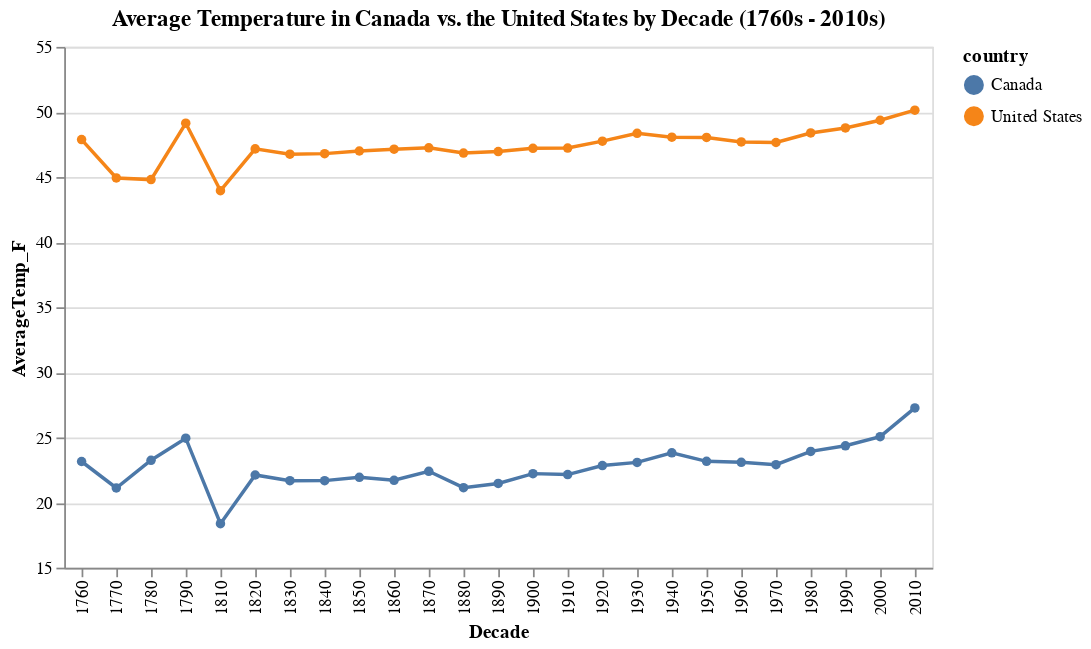

Write notebook code for a chart like this one.
### Code cell
canada_only_graph = alt.Chart(canada_only).mark_line(point = True).encode(
    x = 'Decade:O',
    y = alt.Y('AverageTemp_F:Q', scale = alt.Scale(domain = [15, 30])),
    
    color = 'country'
    
).properties(
    title = 'Average Temperature in Canada vs. the United States by Decade (1760s - 2010s)'
)

chart = (canada_only_graph + us_only_graph)
chart

### Figure 1 — Vega-Lite specification as saved in the notebook (floating-point values rounded to 4 significant figures)
{"config": {"view": {"continuousWidth": 300, "continuousHeight": 300}}, "layer": [{"data": {"name": "data-5ae71c218d24570b431803f65325c81e"}, "mark": {"type": "line", "point": true}, "encoding": {"color": {"field": "country", "type": "nominal"}, "x": {"field": "Decade", "type": "ordinal"}, "y": {"field": "AverageTemp_F", "scale": {"domain": [15, 30]}, "type": "quantitative"}}, "title": "Average Temperature in Canada vs. the United States by Decade (1760s - 2010s)"}, {"data": {"name": "data-826922140cfb08b2e1f3e2d8061f99f1"}, "mark": {"type": "line", "point": true}, "encoding": {"color": {"field": "country", "type": "nominal"}, "x": {"field": "Decade", "type": "ordinal"}, "y": {"field": "AverageTemp_F", "scale": {"domain": [40, 55]}, "type": "quantitative"}}, "title": "Average Temperature in the United States by Decade (1760s - 2010s)"}], "$schema": "https://vega.github.io/schema/vega-lite/v5.16.3.json", "datasets": {"data-5ae71c218d24570b431803f65325c81e": [{"Decade": 1760, "AverageTemp_F": 23.15, "country": "Canada"}, {"Decade": 1770, "AverageTemp_F": 21.12, "country": "Canada"}, {"Decade": 1780, "AverageTemp_F": 23.25, "country": "Canada"}, {"Decade": 1790, "AverageTemp_F": 24.94, "country": "Canada"}, {"Decade": 1810, "AverageTemp_F": 18.38, "country": "Canada"}, {"Decade": 1820, "AverageTemp_F": 22.12, "country": "Canada"}, {"Decade": 1830, "AverageTemp_F": 21.68, "country": "Canada"}, {"Decade": 1840, "AverageTemp_F": 21.69, "country": "Canada"}, {"Decade": 1850, "AverageTemp_F": 21.94, "country": "Canada"}, {"Decade": 1860, "AverageTemp_F": 21.71, "country": "Canada"}, {"Decade": 1870, "AverageTemp_F": 22.4, "country": "Canada"}, {"Decade": 1880, "AverageTemp_F": 21.14, "country": "Canada"}, {"Decade": 1890, "AverageTemp_F": 21.47, "country": "Canada"}, {"Decade": 1900, "AverageTemp_F": 22.22, "country": "Canada"}, {"Decade": 1910, "AverageTemp_F": 22.15, "country": "Canada"}, {"Decade": 1920, "AverageTemp_F": 22.84, "country": "Canada"}, {"Decade": 1930, "AverageTemp_F": 23.09, "country": "Canada"}, {"Decade": 1940, "AverageTemp_F": 23.82, "country": "Canada"}, {"Decade": 1950, "AverageTemp_F": 23.17, "country": "Canada"}, {"Decade": 1960, "AverageTemp_F": 23.09, "country": "Canada"}, {"Decade": 1970, "AverageTemp_F": 22.91, "country": "Canada"}, {"Decade": 1980, "AverageTemp_F": 23.93, "country": "Canada"}, {"Decade": 1990, "AverageTemp_F": 24.36, "country": "Canada"}, {"Decade": 2000, "AverageTemp_F": 25.06, "country": "Canada"}, {"Decade": 2010, "AverageTemp_F": 27.27, "country": "Canada"}], "data-826922140cfb08b2e1f3e2d8061f99f1": [{"Decade": 1760, "AverageTemp_F": 47.88, "country": "United States"}, {"Decade": 1770, "AverageTemp_F": 44.93, "country": "United States"}, {"Decade": 1780, "AverageTemp_F": 44.81, "country": "United States"}, {"Decade": 1790, "AverageTemp_F": 49.14, "country": "United States"}, {"Decade": 1810, "AverageTemp_F": 43.95, "country": "United States"}, {"Decade": 1820, "AverageTemp_F": 47.17, "country": "United States"}, {"Decade": 1830, "AverageTemp_F": 46.76, "country": "United States"}, {"Decade": 1840, "AverageTemp_F": 46.8, "country": "United States"}, {"Decade": 1850, "AverageTemp_F": 47.0, "country": "United States"}, {"Decade": 1860, "AverageTemp_F": 47.14, "country": "United States"}, {"Decade": 1870, "AverageTemp_F": 47.25, "country": "United States"}, {"Decade": 1880, "AverageTemp_F": 46.85, "country": "United States"}, {"Decade": 1890, "AverageTemp_F": 46.96, "country": "United States"}, {"Decade": 1900, "AverageTemp_F": 47.21, "country": "United States"}, {"Decade": 1910, "AverageTemp_F": 47.23, "country": "United States"}, {"Decade": 1920, "AverageTemp_F": 47.76, "country": "United States"}, {"Decade": 1930, "AverageTemp_F": 48.36, "country": "United States"}, {"Decade": 1940, "AverageTemp_F": 48.06, "country": "United States"}, {"Decade": 1950, "AverageTemp_F": 48.04, "country": "United States"}, {"Decade": 1960, "AverageTemp_F": 47.7, "country": "United States"}, {"Decade": 1970, "AverageTemp_F": 47.65, "country": "United States"}, {"Decade": 1980, "AverageTemp_F": 48.39, "country": "United States"}, {"Decade": 1990, "AverageTemp_F": 48.77, "country": "United States"}, {"Decade": 2000, "AverageTemp_F": 49.36, "country": "United States"}, {"Decade": 2010, "AverageTemp_F": 50.14, "country": "United States"}]}}
